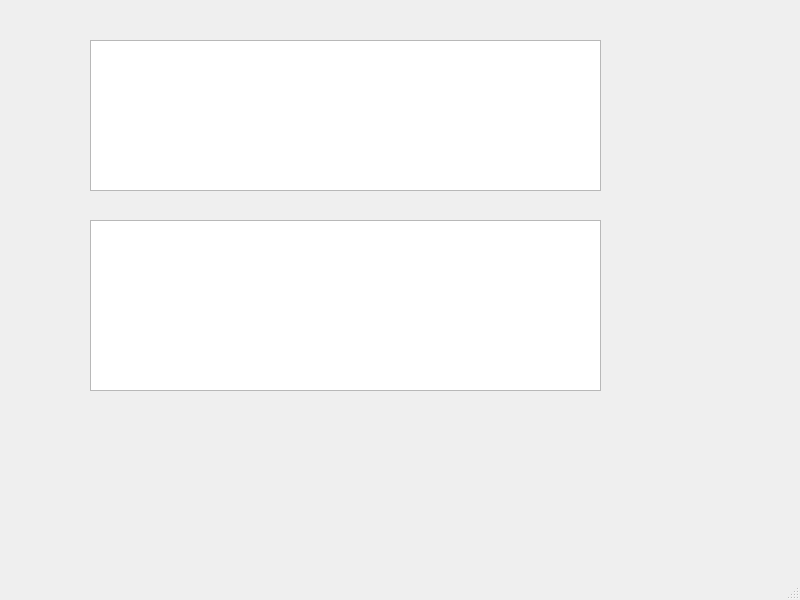
<?xml version="1.0" encoding="UTF-8"?>
<ui version="4.0">
 <class>MainWindow</class>
 <widget class="QMainWindow" name="MainWindow">
  <property name="geometry">
   <rect>
    <x>0</x>
    <y>0</y>
    <width>800</width>
    <height>600</height>
   </rect>
  </property>
  <property name="windowTitle">
   <string>MainWindow</string>
  </property>
  <widget class="QWidget" name="centralwidget">
   <widget class="QTableWidget" name="tw1">
    <property name="geometry">
     <rect>
      <x>90</x>
      <y>40</y>
      <width>511</width>
      <height>151</height>
     </rect>
    </property>
   </widget>
   <widget class="QTableWidget" name="tw2">
    <property name="geometry">
     <rect>
      <x>90</x>
      <y>220</y>
      <width>511</width>
      <height>171</height>
     </rect>
    </property>
   </widget>
  </widget>
  <widget class="QMenuBar" name="menubar">
   <property name="geometry">
    <rect>
     <x>0</x>
     <y>0</y>
     <width>800</width>
     <height>22</height>
    </rect>
   </property>
  </widget>
  <widget class="QStatusBar" name="statusbar"/>
 </widget>
 <resources/>
 <connections/>
</ui>
